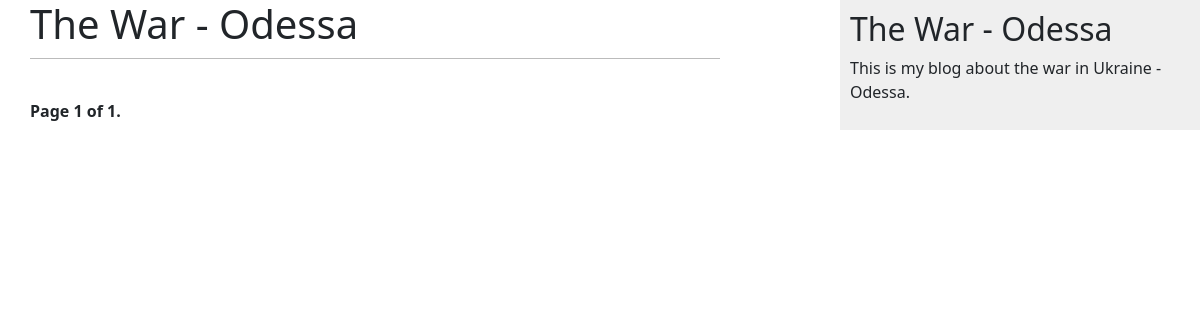
Page /blog/ on the earlier database version.
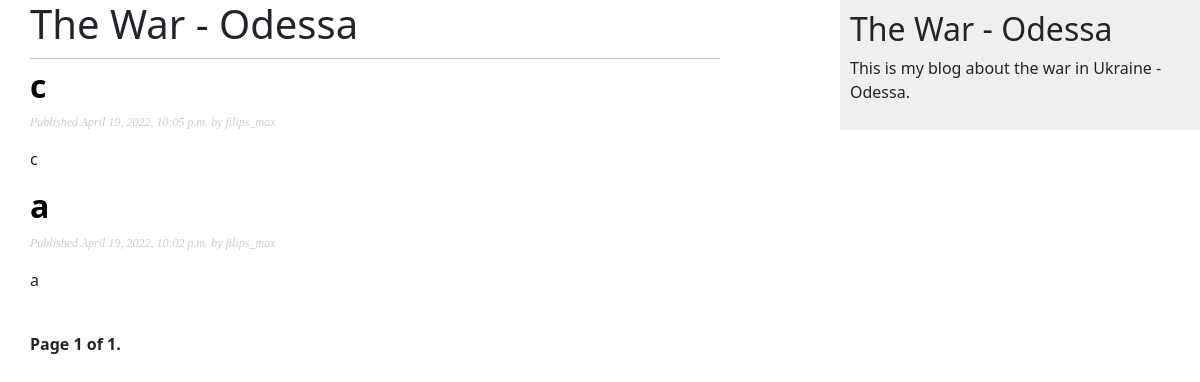
Same page on the later database version.
### blog/models.py (models this page shows, shortened)
class Post(models.Model):
    STATUS_CHOICES = (
        ('draft', 'Draft'),
        ('published', 'Published'),
    )
    title = models.CharField(max_length=250)
    slug = models.SlugField(max_length=250, unique_for_date='publish')
    author = models.ForeignKey(User, on_delete=models.CASCADE,
                               related_name='blog_posts')
    body = models.TextField()
    publish = models.DateTimeField(default=timezone.now)
    created = models.DateTimeField(auto_now_add=True)
    updated = models.DateTimeField(auto_now=True)
    status = models.CharField(max_length=10, choices=STATUS_CHOICES, default='draft')
    objects = models.Manager()
    published = PublishedManager()
    def get_absolute_url(self):
        return reverse('blog:post_detail', args=[self.publish.year,
                                                 self.publish.month, self.publish.day, self.slug])
    class Meta:
        ordering = ('-publish',)

### blog/views.py (the view)
# urls.py: path('', views.post_list, name='post_list'),
def post_list(request):
    object_list = Post.published.all()
    paginator = Paginator(object_list, 3)  # 3 поста на каждой странице
    page = request.GET.get('page')
    try:
        posts = paginator.page(page)
    except PageNotAnInteger:
        posts = paginator.page(1)
    except EmptyPage:
        posts = paginator.page(paginator.num_pages)
    return render(request,
                  'blog/post/list.html',
                  {'page': page,
                   'posts': posts})

### blog/models.py (called while the page is built)
    def get_queryset(self):
        return super(PublishedManager, self).get_queryset().filter(status='published')

### blog/templates/blog/post/list.html (shortened to what this page needs)
{% extends "blog/base.html" %}
{% block content %}
    <h1>The War - Odessa</h1>
    {% for post in posts %}
        <h2>
            <a href="{{ post.get_absolute_url }}" style="text-decoration: none; color: black; font-weight: bold;"
               onmouseover="this.style.color='gray';" onmouseout="this.style.color='black';">
                {{ post.title }}
            </a>
        </h2>
        <p class="date">Published {{ post.publish }} by {{ post.author }}</p>
        {{ post.body|truncatewords:30|linebreaks }}
    {% endfor %}
    {% include "pagination.html" with page=posts %}
{% endblock %}

Differences in the rows shown:
now on this page (row edited): Post: title "c", publish "April 19, 2022, 10:05 p.m.", author "filips_max", body "c"
now on this page (row edited): Post: title "a", publish "April 19, 2022, 10:02 p.m.", author "filips_max", body "a"
